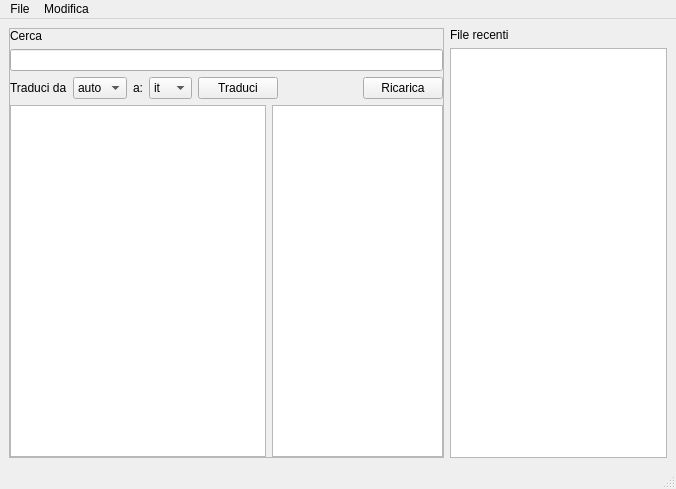
<?xml version="1.0" encoding="UTF-8"?>
<ui version="4.0">
 <class>MainWindow</class>
 <widget class="QMainWindow" name="MainWindow">
  <property name="geometry">
   <rect>
    <x>0</x>
    <y>0</y>
    <width>676</width>
    <height>489</height>
   </rect>
  </property>
  <property name="windowTitle">
   <string>Gestore Localizzazione</string>
  </property>
  <widget class="QWidget" name="centralwidget">
   <layout class="QHBoxLayout" name="horizontalLayout_2" stretch="2,1">
    <property name="sizeConstraint">
     <enum>QLayout::SetDefaultConstraint</enum>
    </property>
    <item>
     <widget class="QFrame" name="frame">
      <property name="frameShape">
       <enum>QFrame::StyledPanel</enum>
      </property>
      <property name="frameShadow">
       <enum>QFrame::Raised</enum>
      </property>
      <layout class="QVBoxLayout" name="verticalLayout_2">
       <property name="leftMargin">
        <number>0</number>
       </property>
       <property name="topMargin">
        <number>0</number>
       </property>
       <property name="rightMargin">
        <number>0</number>
       </property>
       <property name="bottomMargin">
        <number>0</number>
       </property>
       <item>
        <widget class="QLabel" name="label">
         <property name="text">
          <string>Cerca</string>
         </property>
        </widget>
       </item>
       <item>
        <widget class="QLineEdit" name="inp_search"/>
       </item>
       <item>
        <layout class="QHBoxLayout" name="horizontalLayout">
         <item>
          <widget class="QLabel" name="label_2">
           <property name="text">
            <string>Traduci da</string>
           </property>
          </widget>
         </item>
         <item>
          <widget class="QComboBox" name="cmb_from">
           <item>
            <property name="text">
             <string>auto</string>
            </property>
           </item>
           <item>
            <property name="text">
             <string>it</string>
            </property>
           </item>
           <item>
            <property name="text">
             <string>en</string>
            </property>
           </item>
          </widget>
         </item>
         <item>
          <widget class="QLabel" name="label_3">
           <property name="text">
            <string>a:</string>
           </property>
          </widget>
         </item>
         <item>
          <widget class="QComboBox" name="cmb_to">
           <item>
            <property name="text">
             <string>it</string>
            </property>
           </item>
           <item>
            <property name="text">
             <string>en</string>
            </property>
           </item>
          </widget>
         </item>
         <item>
          <widget class="QPushButton" name="btn_translate">
           <property name="text">
            <string>Traduci</string>
           </property>
          </widget>
         </item>
         <item>
          <spacer name="horizontalSpacer">
           <property name="orientation">
            <enum>Qt::Horizontal</enum>
           </property>
           <property name="sizeHint" stdset="0">
            <size>
             <width>40</width>
             <height>20</height>
            </size>
           </property>
          </spacer>
         </item>
         <item>
          <widget class="QPushButton" name="btn_reload">
           <property name="text">
            <string>Ricarica</string>
           </property>
          </widget>
         </item>
        </layout>
       </item>
       <item>
        <layout class="QFormLayout" name="formLayout">
         <item row="0" column="0">
          <widget class="QListWidget" name="lsw_strings">
           <property name="contextMenuPolicy">
            <enum>Qt::ActionsContextMenu</enum>
           </property>
          </widget>
         </item>
         <item row="0" column="1">
          <widget class="QPlainTextEdit" name="inp_string_content"/>
         </item>
        </layout>
       </item>
      </layout>
     </widget>
    </item>
    <item>
     <layout class="QVBoxLayout" name="verticalLayout">
      <item>
       <widget class="QLabel" name="label_4">
        <property name="text">
         <string>File recenti</string>
        </property>
       </widget>
      </item>
      <item>
       <widget class="QListWidget" name="lsw_recent"/>
      </item>
     </layout>
    </item>
   </layout>
  </widget>
  <widget class="QMenuBar" name="menubar">
   <property name="geometry">
    <rect>
     <x>0</x>
     <y>0</y>
     <width>676</width>
     <height>18</height>
    </rect>
   </property>
   <widget class="QMenu" name="mnu_file">
    <property name="title">
     <string>File</string>
    </property>
    <addaction name="act_open_arb"/>
    <addaction name="act_save_arb"/>
    <addaction name="act_save_arb_as"/>
   </widget>
   <widget class="QMenu" name="mnu_modifica">
    <property name="title">
     <string>Modifica</string>
    </property>
    <addaction name="act_new_string"/>
    <addaction name="act_delete_string"/>
    <addaction name="act_rename_string"/>
    <addaction name="act_copy_string"/>
    <addaction name="act_paste_string"/>
    <addaction name="separator"/>
    <addaction name="act_diff"/>
    <addaction name="act_patch"/>
   </widget>
   <addaction name="mnu_file"/>
   <addaction name="mnu_modifica"/>
  </widget>
  <widget class="QStatusBar" name="statusbar"/>
  <action name="act_open_arb">
   <property name="checkable">
    <bool>false</bool>
   </property>
   <property name="text">
    <string>Apri File ARB</string>
   </property>
   <property name="shortcut">
    <string>Ctrl+O</string>
   </property>
  </action>
  <action name="act_save_arb">
   <property name="text">
    <string>Salva</string>
   </property>
   <property name="shortcut">
    <string>Ctrl+S</string>
   </property>
  </action>
  <action name="act_save_arb_as">
   <property name="text">
    <string>Salva con nome...</string>
   </property>
   <property name="shortcut">
    <string>Ctrl+Shift+S</string>
   </property>
  </action>
  <action name="act_new_string">
   <property name="text">
    <string>Nuova Stringa</string>
   </property>
   <property name="shortcut">
    <string>Ctrl+N</string>
   </property>
  </action>
  <action name="act_delete_string">
   <property name="text">
    <string>Elimina Stringa</string>
   </property>
   <property name="shortcut">
    <string>Ctrl+D</string>
   </property>
  </action>
  <action name="act_rename_string">
   <property name="text">
    <string>Rinomina Stringa</string>
   </property>
   <property name="shortcut">
    <string>Ctrl+R</string>
   </property>
  </action>
  <action name="act_copy_string">
   <property name="text">
    <string>Copia Stringa</string>
   </property>
   <property name="shortcut">
    <string>Ctrl+C</string>
   </property>
  </action>
  <action name="act_paste_string">
   <property name="text">
    <string>Incolla Stringa</string>
   </property>
   <property name="shortcut">
    <string>Ctrl+V</string>
   </property>
  </action>
  <action name="act_patch">
   <property name="text">
    <string>Applica file ARB come patch</string>
   </property>
  </action>
  <action name="act_diff">
   <property name="text">
    <string>Diff con file ARB</string>
   </property>
  </action>
 </widget>
 <resources/>
 <connections/>
</ui>
